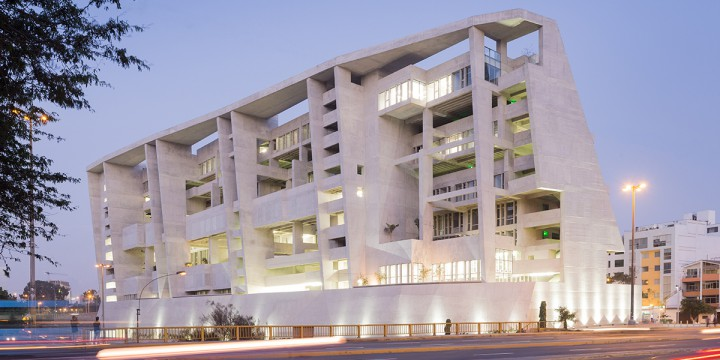
#> input picture tutorials/images/building.jpg, 720 x 360 px
$ python 12-2_smoothing.py
#> lines starting #> are read from the running program, lines starting #| are printed output that depends on the picture
import numpy as np
import cv2
from matplotlib import pyplot as plt

I = cv2.imread('images/building.jpg')
#> I is the input picture: shape (360, 720, 3); mean B, G, R 165.7, 153.2, 160.1
# Create the filter
filter = np.ones((5,5), np.float32)/25
# Apply the filter (-1: keep same depth)
Ifilt = cv2.filter2D(I, -1, filter)
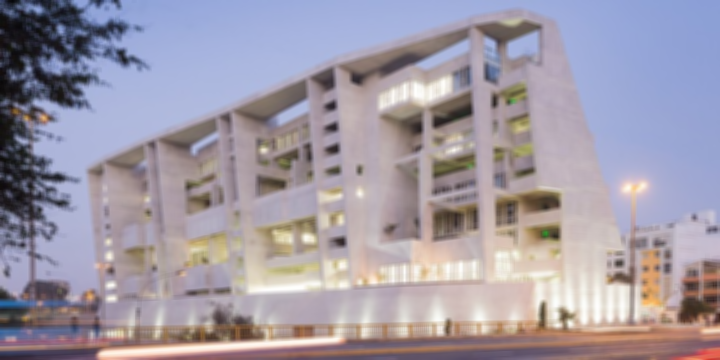
#> Ifilt: shape (360, 720, 3); mean B, G, R 165.7, 153.2, 160.1

plt.subplot(121),
plt.imshow(cv2.cvtColor(I,cv2.COLOR_BGR2RGB))
plt.title('Original'), plt.xticks([]), plt.yticks([])
plt.subplot(122)
plt.imshow(cv2.cvtColor(Ifilt, cv2.COLOR_BGR2RGB))
plt.title('Smoothed'), plt.xticks([]), plt.yticks([])
plt.show()
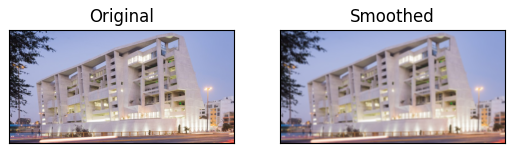
#> figure drawn by matplotlib, 2 panels

# Default averaging
Iblur = cv2.blur(I, (5,5))
Iblurg = cv2.GaussianBlur(I, (5,5), 0)
Imedian = cv2.medianBlur(I, 5)

cv2.imshow('average', Iblur)
cv2.imshow('gaussian', Iblurg)
cv2.imshow('median', Imedian)

cv2.waitKey(0)
cv2.destroyAllWindows()

$ run again, with tutorials/images/blocks.jpg copied over tutorials/images/building.jpg
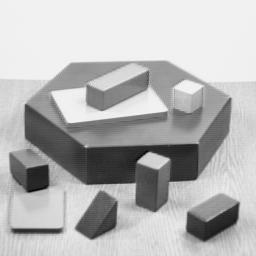
#> input picture tutorials/images/blocks.jpg, 256 x 256 px
#> I is the input picture: shape (256, 256, 3); min 0, max 252, mean 182.8
#> `Ifilt = cv2.filter2D(I, -1, filter)`:
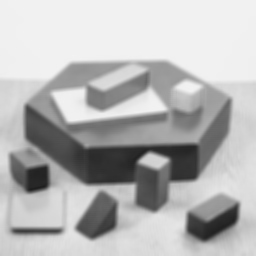
#> Ifilt: shape (256, 256, 3); min 30, max 242, mean 182.8
#> `plt.show()`:
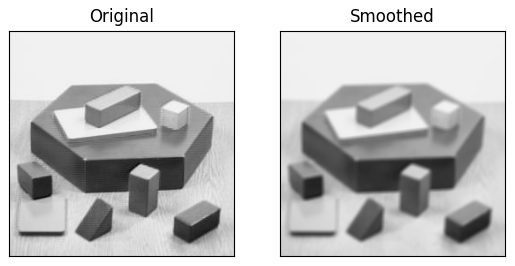
#> figure drawn by matplotlib, 2 panels
